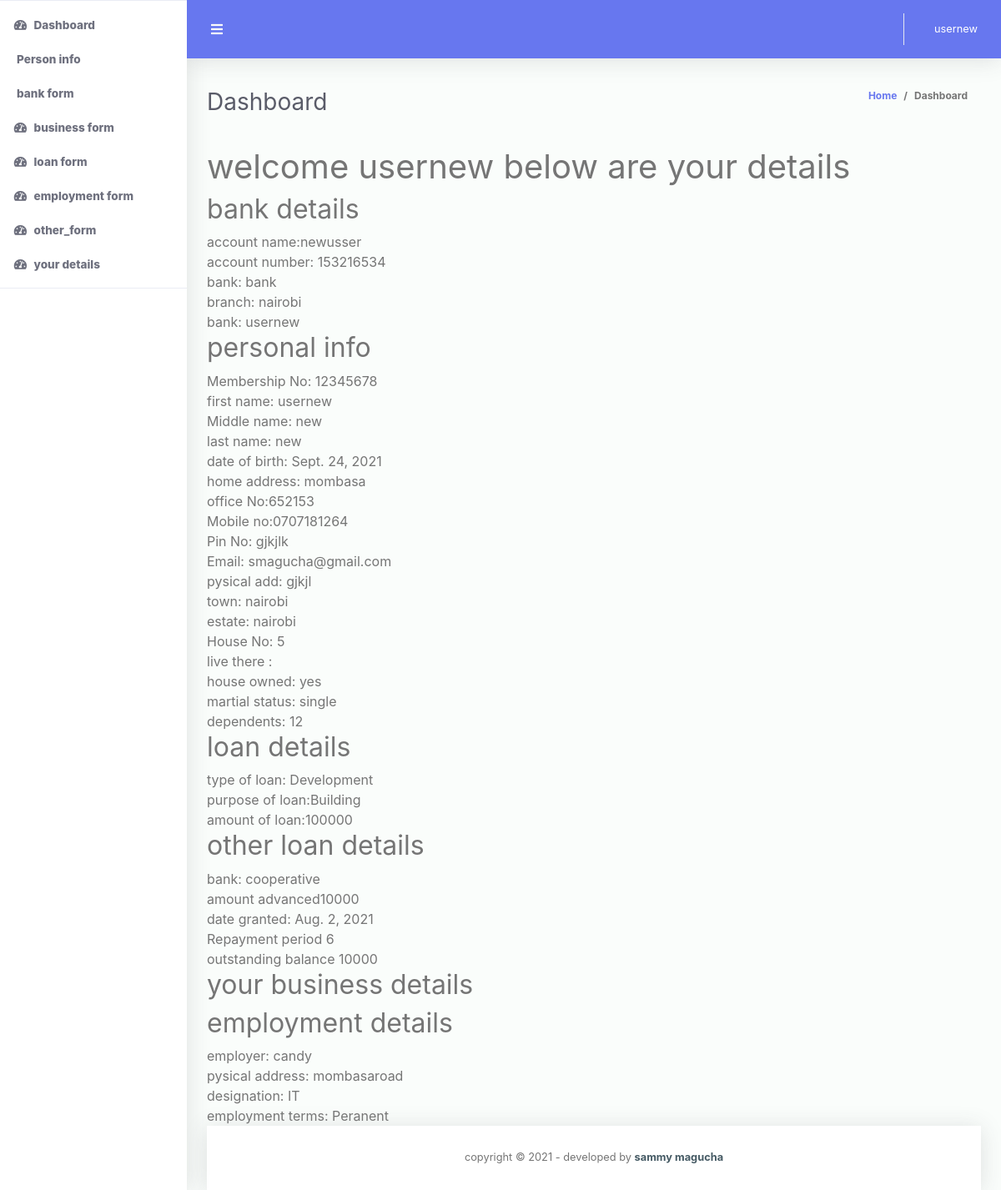
Screenshot of /moredetails (signed in) with the database file from the repository.
### codechallenege/models.py (models this page shows, shortened)
class Bankdetails(models.Model):
	account_name = models.CharField(max_length= 100)
	acount_no = models.PositiveIntegerField()
	Bank = models.CharField(max_length= 100, validators= [onlyletters])
	branch = models.CharField(max_length= 100)
	bio = models.ForeignKey(User, on_delete=models.CASCADE)
	class Meta:
		verbose_name_plural = "bankdetails"

class Bioinfo(models.Model):
	No ='No'
	Yes = 'yes'
	single = 'single'
	married = 'married'
	window = 'window'
	other = 'other'
	Owned =(
		(No, 'No'),
  		(Yes, 'yes'),
	)
	Marry=(
		(single, 'single'),
		(married,'married'),
		(window, 'window'),
		(other, 'other')
		)
	membership_no = models.PositiveIntegerField()
	first_name = models.CharField(max_length= 50, validators= [onlyletters])
	middle_name = models.CharField(max_length= 50, validators= [onlyletters])
	last_name = models.CharField(max_length= 50, validators= [onlyletters])
	DateOfBirth = models.DateField()
	Homeaddress = models.CharField(max_length= 50, validators= [onlyletters])
	OffieNumber= models.PositiveIntegerField()
	mobile_no = models.CharField(max_length=12,)
	Pin_no = models.CharField(max_length= 50, validators= [onlyisalnum])
	Email = models.EmailField(max_length=100, )
	physical_add = models.CharField(max_length = 100, validators= [onlyletters])
	town = models.CharField(max_length = 100, validators= [onlyletters])
	estate = models.CharField(max_length = 100, validators= [onlyletters])
	house_no = models.CharField(max_length= 100, validators= [onlyisalnum])
	livedthrere=  models.CharField(max_length = 100,validators=[onlyisnumeric])
	Houseowned = models.CharField(max_length=3, choices=Owned,)
	martial_status =models.CharField(max_length=7, choices=Marry,)
	No_dependents = models.PositiveIntegerField()
	bio = models.ForeignKey(User, on_delete=models.CASCADE)
	class Meta:
		verbose_name_plural = "Bioinfo"

class LoanType(models.Model):
	Normal = 'normal'
	Development = 'Development'
	Emergency = 'Emergency'
	school_fee = 'school fee'
	typeloan =(
		(Normal ,'normal'),
		(Development , 'Development'),
		(Development ,'Development'),
		(school_fee , 'school fee'),
		)
	loan = models.CharField(max_length =16, choices = typeloan)
	Purposeofloan=models.TextField(validators= [onlyletters])
	amountapplied = models.PositiveIntegerField()
	bio = models.ForeignKey(User, on_delete=models.CASCADE)

class OtherLoans(models.Model):
	bank = models.CharField(max_length = 100, validators= [onlyletters])
	amount_advanced = models.PositiveIntegerField()
	date_granted = models.DateField()
	Repayment_period = models.PositiveIntegerField()
	Outstanding_balance = models.PositiveIntegerField()
	bio = models.ForeignKey(User, on_delete=models.CASCADE)
	class Meta:
		verbose_name_plural = "OtherLoans"

class EmploymentDetails(models.Model):
	Permanent ='Peranent'
	Casual = 'casual'
	Contract = 'Contract'
	terms =(
		(Permanent ,'Peranent'),
		(Casual , 'casual'),
		(Contract, 'Contract'),
		)
	employer= models.CharField(max_length = 100, validators= [onlyletters])
	physical_add = models.CharField(max_length= 100, validators= [onlyletters])
	designation = models.CharField (max_length=100,validators= [onlyletters])
	employmenterms= models.CharField(max_length=9, choices=terms,)
	bio = models.ForeignKey(User, on_delete=models.CASCADE)
	class Meta:
		verbose_name_plural = "EmploymentDetails"

### codechallenege/views.py (the view)
# urls.py: path('moredetails', views.moredetails, name='moredetails'),
def moredetails(request):
	userid= request.user
	detailbio= userid.bioinfo_set.all()
	detailbank= userid.bankdetails_set.all()
	detailbiz= userid.businessdetails_set.all()
	detailemp= userid.employmentdetails_set.all()
	detaildel= userid.otherloans_set.all()
	detailloan= userid.loantype_set.all()
	context={
		'detailbank': detailbank,
		'detailbio': detailbio,
		'detailbiz': detailbiz,
		'detailemp': detailemp,
		'detaildel': detaildel,
		'detailloan':detailloan
	}
	return render(request, 'codechallenege/userdetails.html', context)

### codechallenege/templatetags/custom_tags.py (called while the page is built)
@register.filter(name='has_group')
def has_group(user, group_name):
    group = Group.objects.filter(name=group_name)
    if group:
        group = group.first()
        return group in user.groups.all()
    else:
        return False

### codechallenege/templates/codechallenege/userdetails.html (shortened to what this page needs)
{%extends 'codechallenege/base.html'%}
{%block content%}
<h1> welcome {{user.username}}  below are your details</h1>
<h2>bank details</h2>
{%for user in detailbank%}
   account name:{{user.account_name}}<br>
  account number: {{user.acount_no}}<br>
   bank: {{user.Bank}}<br>
   branch: {{user.branch}}<br>
   bank: {{user.bio}}<br>
{%endfor%}
<h2>personal info</h2>
{%for user in detailbio%}
    Membership No: {{user.membership_no}}<br>
    first name: {{user.first_name}}<br>
    Middle name: {{user.middle_name}}<br>
    last name: {{user.last_name}}<br>
    date of birth: {{user.DateOfBirth}}<br>
    home address: {{user.Homeaddress}}<br>
    office No:{{user.OffieNumber}}<br>
    Mobile no:{{user.mobile_no}}<br>
    Pin No: {{user.Pin_no}}<br>
    Email: {{user.Email}}<br>
    pysical add: {{user.physical_add}}<br>
    town: {{user.town}}<br>
    estate: {{user.estate}}<br>
    House No: {{user.house_no}}<br>
    live there : {{user.livethrere}}<br>
    house owned: {{user.Houseowned}}<br>
    martial status: {{user.martial_status}}<br>
    dependents:  {{user.No_dependents}}<br>
{%endfor%}
<h2>loan details</h2>
{%for user in detailloan%}
  type of loan: {{user.loan}}<br>
  purpose of loan:{{user.Purposeofloan}}<br>
  amount of loan:{{user.amountapplied}}<br>
{%endfor%}
<h2>other loan details</h2>
{%for user in detaildel%}
bank:    {{user.bank}}<br>       amount advanced{{user.amount_advanced}}<br>
date granted: {{user.date_granted}}<br>
 Repayment period   {{user.Repayment_period}}<br>
outstanding balance   {{user.Outstanding_balance}}<br>
{%endfor%}
<h2>your business details</h2>
<h2>employment details</h2>
{%for user in detailemp%}
employer: {{user.employer}}<br>
pysical address: {{user.physical_add}}<br>
designation: {{user.designation}}<br>
employment terms: {{user.employmenterms}}<br>
{%endfor%}
{%endblock%}

### codechallenege/templates/codechallenege/base.html (shortened to what this page needs)
{% load static %}
<!DOCTYPE html>
<html lang="en">
<head>
  <link rel="stylesheet" href="https://use.fontawesome.com/releases/v5.7.0/css/all.css">
  <link href="{% static 'css\all.min.css' %}" rel="stylesheet" type="text/css">
  <link href="{% static 'css\bootstrap.min.css' %}" rel="stylesheet" type="text/css">
  <link href="{% static 'css\ruang-admin.min.css' %}" rel="stylesheet">
</head>
<body id="page-top">
  <div id="wrapper">
    <ul class="navbar-nav sidebar sidebar-light accordion" id="accordionSidebar">
      {% load custom_tags %}
      {% if request.user|has_group:"admin" %}
      <li class="nav-item active">
        <a class="nav-link" href="{% url 'homepage' %}">
          <i class="fas fa-fw fa-tachometer-alt"></i>
          <span>Dashboard</span></a>
      </li>
      <hr class="sidebar-divider">
      <li class="nav-item active">
        <a class="nav-link" href="{% url 'userdetails' %}">
          <i class="bi bi-person"></i>
          <span>Person info</span></a>
      </li>
        <li class="nav-item active">
        <a class="nav-link" href="{% url 'list_user' %}">
          <i class="fas fa-fw fa-tachometer-alt"></i>
          <span>clients</span></a>
      </li>
      <li class="nav-item active">
        <a class="nav-link" href="{% url 'client_business' %}">
          <i class="fas fa-fw fa-tachometer-alt"></i>
          <span>business form</span></a>
      </li>
      <li class="nav-item active">
        <a class="nav-link" href="{% url 'client_biz' %}">
          <i class="fas fa-fw fa-tachometer-alt"></i>
          <span>business details</span></a>
      </li>
      <li class="nav-item active">
        <a class="nav-link" href="{% url 'emp_form' %}">
          <i class="fas fa-fw fa-tachometer-alt"></i>
          <span>employment form</span></a>
      </li>
      <li class="nav-item active">
        <a class="nav-link" href="{% url 'empldetails' %}">
          <i class="fas fa-fw fa-tachometer-alt"></i>
          <span>employment details</span></a>
      </li>
      <li class="nav-item active">
        <a class="nav-link" href="{% url 'bank_form' %}">
          <i class="fa fa-bank"></i>
          <span>bank form</span></a>
      </li>
      <li class="nav-item active">
        <a class="nav-link" href="{% url 'loan_details' %}">
          <i class="fas fa-fw fa-tachometer-alt"></i>
          <span>bank_details</span></a>
      </li>
      <li class="nav-item active">
        <a class="nav-link" href="{% url 'loan_form' %}">
          <i class="fas fa-fw fa-tachometer-alt"></i>
          <span>loan form</span></a>
      </li>
      <li class="nav-item active">
        <a class="nav-link" href="{% url 'loan_details' %}">
          <i class="fas fa-fw fa-tachometer-alt"></i>
          <span>loan details</span></a>
      </li>
       <li class="nav-item active">
        <a class="nav-link" href="{% url 'other_form' %}">
          <i class="fas fa-fw fa-tachometer-alt"></i>
          <span>other_form</span></a>
      </li>
      <li class="nav-item active">
        <a class="nav-link" href="{% url 'other_details' %}">
          <i class="fas fa-fw fa-tachometer-alt"></i>
          <span>other loan details</span></a>
      </li>
      {% elif request.user|has_group:"clientuser" %}
     <li class="nav-item active">
        <a class="nav-link" href="{% url 'homepage' %}">
          <i class="fas fa-fw fa-tachometer-alt"></i>
          <span>Dashboard</span></a>
      </li>
      <li class="nav-item active">
        <a class="nav-link" href="{% url 'userdetails' %}">
          <span>Person info</span></a>
      </li>
      <li class="nav-item active">
        <a class="nav-link" href="{% url 'bank_form' %}">
          <span>bank form</span></a>
      </li>
      <li class="nav-item active">
        <a class="nav-link" href="{% url 'client_business' %}">
          <i class="fas fa-fw fa-tachometer-alt"></i>
          <span>business form</span></a>
      </li>
       <li class="nav-item active">
        <a class="nav-link" href="{% url 'loan_form' %}">
          <i class="fas fa-fw fa-tachometer-alt"></i>
          <span>loan form</span></a>
      </li>
      <li class="nav-item active">
        <a class="nav-link" href="{% url 'emp_form' %}">
          <i class="fas fa-fw fa-tachometer-alt"></i>
          <span>employment form</span></a>
      </li>
       <li class="nav-item active">
        <a class="nav-link" href="{% url 'other_form' %}">
          <i class="fas fa-fw fa-tachometer-alt"></i>
          <span>other_form</span></a>
      </li>
      <li class="nav-item active">
        <a class="nav-link" href="{% url 'moredetails' %}">
          <i class="fas fa-fw fa-tachometer-alt"></i>
          <span>your details</span></a>
      </li>
      {%endif%}
      <hr class="sidebar-divider">
    </ul>
    <div id="content-wrapper" class="d-flex flex-column">
      <div id="content">
        <nav class="navbar navbar-expand navbar-light bg-navbar topbar mb-4 static-top">
          <button id="sidebarToggleTop" class="btn btn-link rounded-circle mr-3">
            <i class="fa fa-bars"></i>
          </button>
          <ul class="navbar-nav ml-auto">
            <li class="nav-item dropdown no-arrow">
              <a class="nav-link dropdown-toggle" href="#" id="userDropdown" role="button" data-toggle="dropdown"
                aria-haspopup="true" aria-expanded="false">
                <span class="ml-2 d-none d-lg-inline text-white small">{{user.username}}</span>
              </a>
            </li>
          </ul>
        </nav>
        <div class="container-fluid" id="container-wrapper">
          <div class="d-sm-flex align-items-center justify-content-between mb-4">
            <h1 class="h3 mb-0 text-gray-800">Dashboard</h1>
            <ol class="breadcrumb">
              <li class="breadcrumb-item"><a href="{% url 'homepage' %}">Home</a></li>
              <li class="breadcrumb-item active" aria-current="page">Dashboard</li>
            </ol>
          </div>
          {%block content%}
          {%endblock%}
</body>
      <footer class="sticky-footer bg-white">
        <div class="container my-auto">
          <div class="copyright text-center my-auto">
            <span>copyright &copy; <script> document.write(new Date().getFullYear()); </script> - developed by
              <b><a href="https://www.github.com/smagucha" target="_blank">sammy magucha</a></b>
            </span>
          </div>
        </div>
      </footer>
</body>
</html>

### rows the page displays
Bankdetails: account_name "newusser", acount_no "153216534", Bank "bank", branch "nairobi", bio "usernew"
Bioinfo: membership_no "12345678", first_name "usernew", middle_name "new", last_name "new", DateOfBirth "Sept. 24, 2021", Homeaddress "mombasa", OffieNumber "652153", mobile_no "0707181264", Pin_no "gjkjlk", Email "smagucha@gmail.com", physical_add "gjkjl", town "nairobi", estate "nairobi", house_no "5", Houseowned "yes", martial_status "single", No_dependents "12"
LoanType: loan "Development", Purposeofloan "Building", amountapplied "100000"
OtherLoans: bank "cooperative", amount_advanced "10000", date_granted "Aug. 2, 2021", Repayment_period "6", Outstanding_balance "10000"
EmploymentDetails: employer "candy", physical_add "mombasaroad", designation "IT", employmenterms "Peranent"

### other values shown
{{ user.username }} "usernew"
